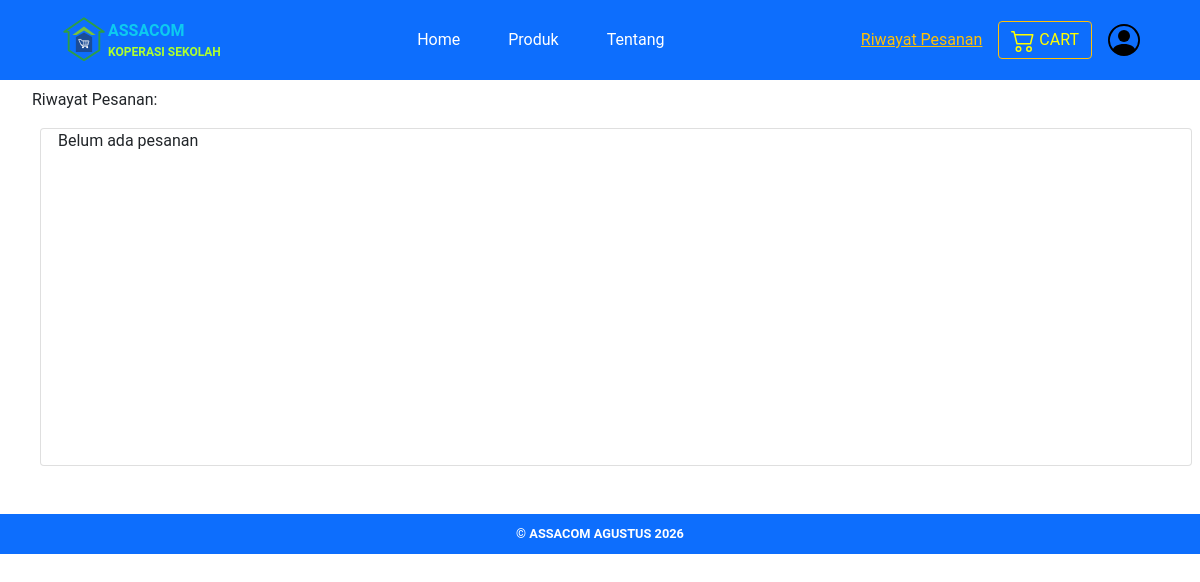
Before: /main/user/riwayat_pesanan/index.php (signed in) with the older database file.
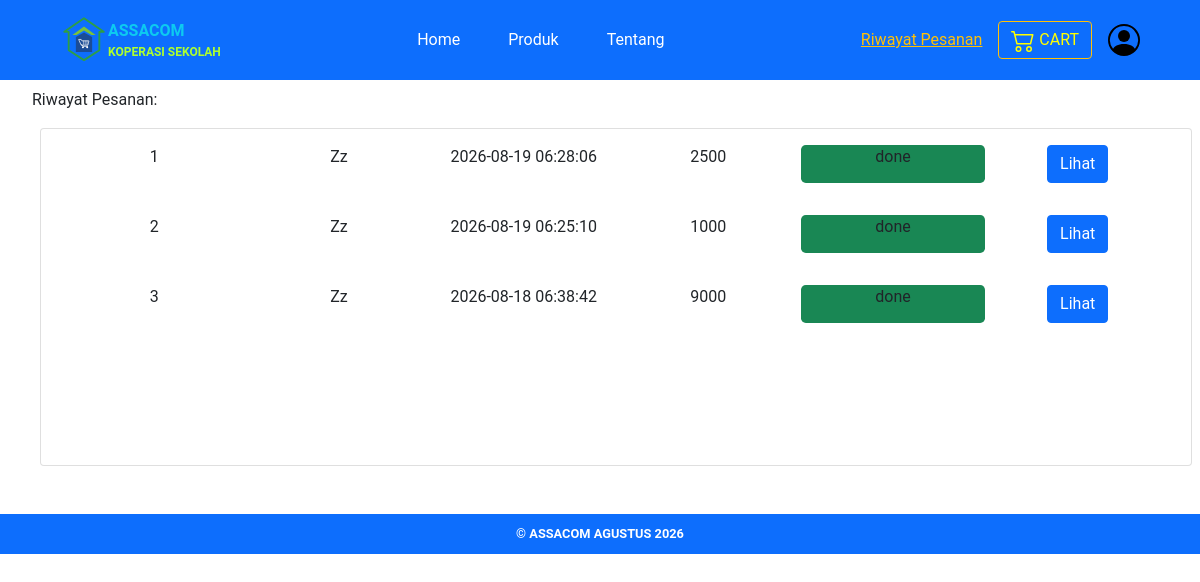
After: the same page with the newer database file.
### tables this page shows
CREATE TABLE `users` (
  `id` int NOT NULL,
  `username` varchar(255) NOT NULL,
  `email` varchar(255) NOT NULL,
  `password` varchar(255) NOT NULL,
  `role` enum('user','admin') NOT NULL
);

CREATE TABLE `pesanan` (
  `id` int NOT NULL,
  `user_id` int NOT NULL,
  `total_harga` int NOT NULL,
  `status` enum('pending','done') NOT NULL,
  `tanggal_dibuat` datetime NOT NULL
);

### include/database.php (called while the page is built, shortened)
<?php
class database
{
    public string $host = "localhost", $user = "root", $pass = "", $db = "ascom";
    public function __construct()
    {
        $this->koneksi = mysqli_connect(
            $this->host,
            $this->user,
            $this->pass,
            $this->db
        );
    }
}
include "class/users.php";
include "class/pesanan.php";

### include/class/users.php (called while the page is built, shortened)
<?php
class users extends database
{
    public function get_user(string $username): bool|mysqli_result
    {
        $sql = "SELECT * FROM users WHERE username = ?";
        $stmt = mysqli_prepare($this->koneksi, $sql);
        mysqli_stmt_bind_param($stmt, "s", $username);
        mysqli_stmt_execute($stmt);
        $result = mysqli_stmt_get_result($stmt);
        return $result;
    }
    public function get_username(int $id): string
    {
        $sql = "SELECT username FROM users WHERE id = ?";
        $stmt = mysqli_prepare($this->koneksi, $sql);
        mysqli_stmt_bind_param($stmt, "i", $id);
        mysqli_stmt_execute($stmt);
        $result = mysqli_stmt_get_result($stmt);
        $data = mysqli_fetch_assoc($result);
        return $data['username'];
    }
}

### include/class/pesanan.php (called while the page is built, shortened)
<?php
class pesanan extends database
{
    public function get_data_user(int $user_id): mysqli_result|bool
    {
        $sql = "SELECT * FROM pesanan WHERE user_id = ? ORDER BY tanggal_dibuat DESC";
        $stmt = mysqli_prepare($this->koneksi, $sql);
        mysqli_stmt_bind_param($stmt, "i", $user_id);
        mysqli_stmt_execute($stmt);
        return mysqli_stmt_get_result($stmt);
    }
}

### main/user/riwayat_pesanan/index.php (the view, shortened to what this page needs)
<?php include __DIR__ . "/../template/head.php"; ?>
<body>
    <?php include __DIR__ . "/../template/header.php"; ?>
    <main id="profile">
        <?php $users = new users(); ?>
        <?php foreach ($users->get_user($_SESSION['username']) as $data) : ?>
            <?php $user_id = $data['id']; ?>
            <?php $pesanan = new pesanan(); ?>
            <p class="mt-2">Riwayat Pesanan: </p>
            <div class="card m-2">
                <div class="container text-center overflow-auto" style="height: 21em;">
                    <?php $no = 0 ?>
                    <?php foreach ($pesanan->get_data_user($user_id) as $data2) : ?>
                        <div class="row p-3">
                            <div class="col"><?= ++$no ?></div>
                            <div class="col"><?= $users->get_username($data2['user_id']) ?></div>
                            <div class="col"><?= $data2['tanggal_dibuat'] ?></div>
                            <div class="col"><?= $data2['total_harga'] ?></div>
                            <div class="col <?= match ($data2['status']) {
                                                "pending" => "bg-warning",
                                                "done" => "bg-success",
                                            } ?> rounded-3">
                                <?= $data2['status'] ?>
                            </div>
                            <div class="col">
                                <form action="show.php" method="post">
                                    <button type="submit" name="lihat" class="btn btn-primary">Lihat</button>
                                </form>
                            </div>
                        </div>
                    <?php endforeach; ?>
                    <?php if ($no === 0) : ?>
                        <p class="text-start">Belum ada pesanan</p>
                    <?php endif; ?>
                </div>
            </div>
        <?php endforeach; ?>
    </main>
    <?php include __DIR__ . "/../template/footer.php"; ?>
</body>
</html>

Changed rows visible on the page:
shown differently, row unchanged: users: no longer shows "Belum ada pesanan"
added pesanan: user.username "Zz", tanggal_dibuat "2026-08-19 06:28:06", total_harga "2500", status "done"
added pesanan: user.username "Zz", tanggal_dibuat "2026-08-19 06:25:10", total_harga "1000", status "done"
added pesanan: user.username "Zz", tanggal_dibuat "2026-08-18 06:38:42", total_harga "9000", status "done"
